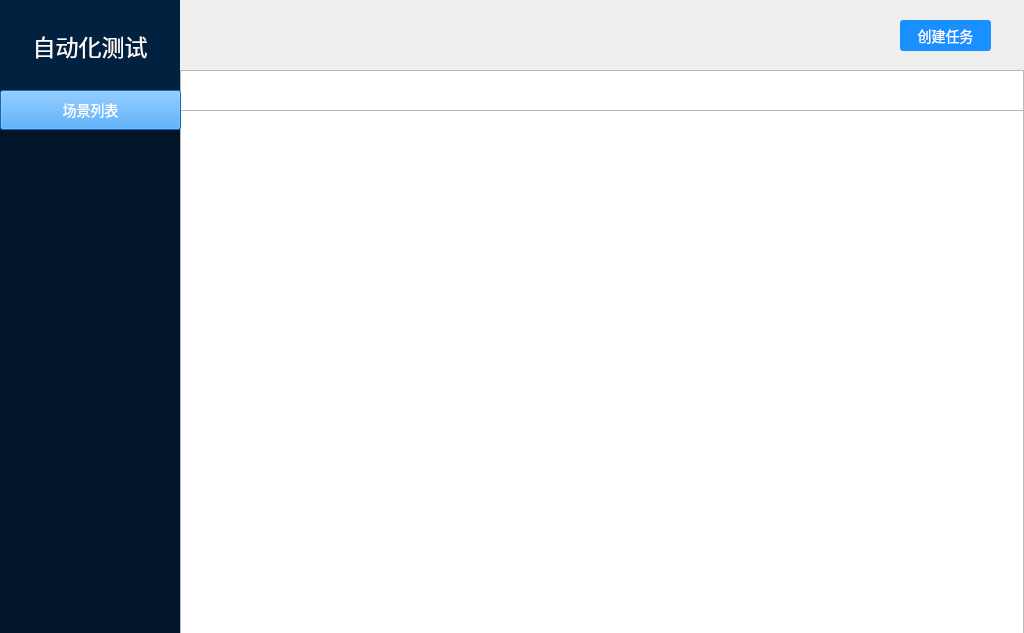
<?xml version="1.0" encoding="UTF-8"?>
<ui version="4.0">
 <class>Form</class>
 <widget class="QWidget" name="Form">
  <property name="geometry">
   <rect>
    <x>0</x>
    <y>0</y>
    <width>1024</width>
    <height>633</height>
   </rect>
  </property>
  <property name="windowTitle">
   <string/>
  </property>
  <property name="styleSheet">
   <string notr="true">QPushButton#pushButton_3 {
background: #000C17;
box-shadow: inset 0 2px 8px 0 rgba(0,0,0,0.45);
opacity: 0.65;
font-family: PingFangSC-Regular;
font-size: 14px;
color: #FFFFFF;
line-height: 22px;
}
QPushButton#pushButton_2 {
background: #1890FF;
box-shadow: inset 0 2px 8px 0 rgba(0,0,0,0.45);
opacity: 0.65;
font-family: PingFangSC-Regular;
font-size: 14px;
color: #FFFFFF;
line-height: 22px;
}
QLabel#label {
font-family: PingFangSC-Regular;
font-size: 14px;
color: rgba(0,0,0,0.65);
line-height: 22px;
}
</string>
  </property>
  <widget class="QWidget" name="widget" native="true">
   <property name="geometry">
    <rect>
     <x>0</x>
     <y>0</y>
     <width>1071</width>
     <height>781</height>
    </rect>
   </property>
   <widget class="QPushButton" name="pushButton_3">
    <property name="geometry">
     <rect>
      <x>900</x>
      <y>20</y>
      <width>91</width>
      <height>31</height>
     </rect>
    </property>
    <property name="styleSheet">
     <string notr="true">font-family: PingFangSC-Regular;
font-size: 9.33px;
color: #FFFFFF;
line-height: 14.67px;
background: #1890FF;
border-radius: 2.67px;
border-radius: 2.67px;</string>
    </property>
    <property name="text">
     <string>创建任务</string>
    </property>
   </widget>
   <widget class="QTableWidget" name="tableWidget">
    <property name="geometry">
     <rect>
      <x>180</x>
      <y>110</y>
      <width>844</width>
      <height>531</height>
     </rect>
    </property>
    <property name="styleSheet">
     <string notr="true">QTableWidget{
font: 12pt &quot;宋体&quot;;
}
QPushButton{font: 75 10pt &quot;新宋体&quot;; };</string>
    </property>
    <property name="autoScroll">
     <bool>true</bool>
    </property>
    <property name="dragEnabled">
     <bool>false</bool>
    </property>
    <property name="alternatingRowColors">
     <bool>true</bool>
    </property>
    <property name="selectionMode">
     <enum>QAbstractItemView::ExtendedSelection</enum>
    </property>
    <property name="selectionBehavior">
     <enum>QAbstractItemView::SelectItems</enum>
    </property>
    <property name="textElideMode">
     <enum>Qt::ElideRight</enum>
    </property>
    <property name="showGrid">
     <bool>true</bool>
    </property>
    <property name="gridStyle">
     <enum>Qt::SolidLine</enum>
    </property>
    <property name="sortingEnabled">
     <bool>false</bool>
    </property>
    <attribute name="horizontalHeaderVisible">
     <bool>false</bool>
    </attribute>
    <attribute name="horizontalHeaderCascadingSectionResizes">
     <bool>false</bool>
    </attribute>
    <attribute name="horizontalHeaderDefaultSectionSize">
     <number>100</number>
    </attribute>
    <attribute name="horizontalHeaderHighlightSections">
     <bool>true</bool>
    </attribute>
    <attribute name="horizontalHeaderMinimumSectionSize">
     <number>25</number>
    </attribute>
    <attribute name="horizontalHeaderShowSortIndicator" stdset="0">
     <bool>false</bool>
    </attribute>
    <attribute name="horizontalHeaderStretchLastSection">
     <bool>true</bool>
    </attribute>
    <attribute name="verticalHeaderVisible">
     <bool>false</bool>
    </attribute>
    <attribute name="verticalHeaderCascadingSectionResizes">
     <bool>false</bool>
    </attribute>
    <attribute name="verticalHeaderDefaultSectionSize">
     <number>30</number>
    </attribute>
    <attribute name="verticalHeaderHighlightSections">
     <bool>false</bool>
    </attribute>
    <attribute name="verticalHeaderMinimumSectionSize">
     <number>25</number>
    </attribute>
    <attribute name="verticalHeaderShowSortIndicator" stdset="0">
     <bool>false</bool>
    </attribute>
    <attribute name="verticalHeaderStretchLastSection">
     <bool>false</bool>
    </attribute>
    <column>
     <property name="text">
      <string/>
     </property>
    </column>
    <column>
     <property name="text">
      <string>场景名称</string>
     </property>
    </column>
    <column>
     <property name="text">
      <string>创建日期</string>
     </property>
    </column>
    <column>
     <property name="text">
      <string>执行次数/时长</string>
     </property>
    </column>
    <column>
     <property name="text">
      <string>环境依赖</string>
     </property>
    </column>
   </widget>
   <widget class="QTableWidget" name="tableWidget_2">
    <property name="geometry">
     <rect>
      <x>180</x>
      <y>70</y>
      <width>844</width>
      <height>41</height>
     </rect>
    </property>
    <property name="styleSheet">
     <string notr="true">font-family: PingFangSC-Medium;
font-size: 9.33px;
color: rgba(0,0,0,0.85);
line-height: 14.67px;</string>
    </property>
    <property name="autoScroll">
     <bool>true</bool>
    </property>
    <property name="dragEnabled">
     <bool>false</bool>
    </property>
    <property name="alternatingRowColors">
     <bool>true</bool>
    </property>
    <property name="selectionMode">
     <enum>QAbstractItemView::ExtendedSelection</enum>
    </property>
    <property name="selectionBehavior">
     <enum>QAbstractItemView::SelectItems</enum>
    </property>
    <property name="textElideMode">
     <enum>Qt::ElideRight</enum>
    </property>
    <property name="showGrid">
     <bool>true</bool>
    </property>
    <property name="gridStyle">
     <enum>Qt::SolidLine</enum>
    </property>
    <property name="sortingEnabled">
     <bool>false</bool>
    </property>
    <attribute name="horizontalHeaderVisible">
     <bool>false</bool>
    </attribute>
    <attribute name="horizontalHeaderCascadingSectionResizes">
     <bool>false</bool>
    </attribute>
    <attribute name="horizontalHeaderDefaultSectionSize">
     <number>100</number>
    </attribute>
    <attribute name="horizontalHeaderHighlightSections">
     <bool>true</bool>
    </attribute>
    <attribute name="horizontalHeaderMinimumSectionSize">
     <number>25</number>
    </attribute>
    <attribute name="horizontalHeaderShowSortIndicator" stdset="0">
     <bool>false</bool>
    </attribute>
    <attribute name="horizontalHeaderStretchLastSection">
     <bool>true</bool>
    </attribute>
    <attribute name="verticalHeaderVisible">
     <bool>false</bool>
    </attribute>
    <attribute name="verticalHeaderCascadingSectionResizes">
     <bool>false</bool>
    </attribute>
    <attribute name="verticalHeaderDefaultSectionSize">
     <number>30</number>
    </attribute>
    <attribute name="verticalHeaderHighlightSections">
     <bool>false</bool>
    </attribute>
    <attribute name="verticalHeaderMinimumSectionSize">
     <number>25</number>
    </attribute>
    <attribute name="verticalHeaderShowSortIndicator" stdset="0">
     <bool>false</bool>
    </attribute>
    <attribute name="verticalHeaderStretchLastSection">
     <bool>false</bool>
    </attribute>
    <column>
     <property name="text">
      <string/>
     </property>
    </column>
   </widget>
   <widget class="QPushButton" name="pushButton_2">
    <property name="geometry">
     <rect>
      <x>0</x>
      <y>90</y>
      <width>181</width>
      <height>40</height>
     </rect>
    </property>
    <property name="styleSheet">
     <string notr="true"/>
    </property>
    <property name="text">
     <string>场景列表</string>
    </property>
   </widget>
   <widget class="QLabel" name="label_11">
    <property name="geometry">
     <rect>
      <x>0</x>
      <y>90</y>
      <width>180</width>
      <height>571</height>
     </rect>
    </property>
    <property name="styleSheet">
     <string notr="true">background: #001529;
font-family: PingFangSC-Regular;
font-size: 14px;
color: #FFFFFF;
line-height: 22px;</string>
    </property>
    <property name="text">
     <string/>
    </property>
    <property name="alignment">
     <set>Qt::AlignLeading|Qt::AlignLeft|Qt::AlignTop</set>
    </property>
   </widget>
   <widget class="QLabel" name="label_2">
    <property name="geometry">
     <rect>
      <x>0</x>
      <y>0</y>
      <width>180</width>
      <height>91</height>
     </rect>
    </property>
    <property name="styleSheet">
     <string notr="true">font-family: PingFangSC-Medium;
font-size: 23px;
color: #FFFFFF;
text-align: left;
background: #002140;
box-shadow: 2px 0 6px 0 rgba(0,21,41,0.35);</string>
    </property>
    <property name="text">
     <string>自动化测试</string>
    </property>
    <property name="alignment">
     <set>Qt::AlignCenter</set>
    </property>
   </widget>
   <zorder>pushButton_3</zorder>
   <zorder>tableWidget</zorder>
   <zorder>tableWidget_2</zorder>
   <zorder>label_11</zorder>
   <zorder>label_2</zorder>
   <zorder>pushButton_2</zorder>
  </widget>
 </widget>
 <resources/>
 <connections/>
</ui>
